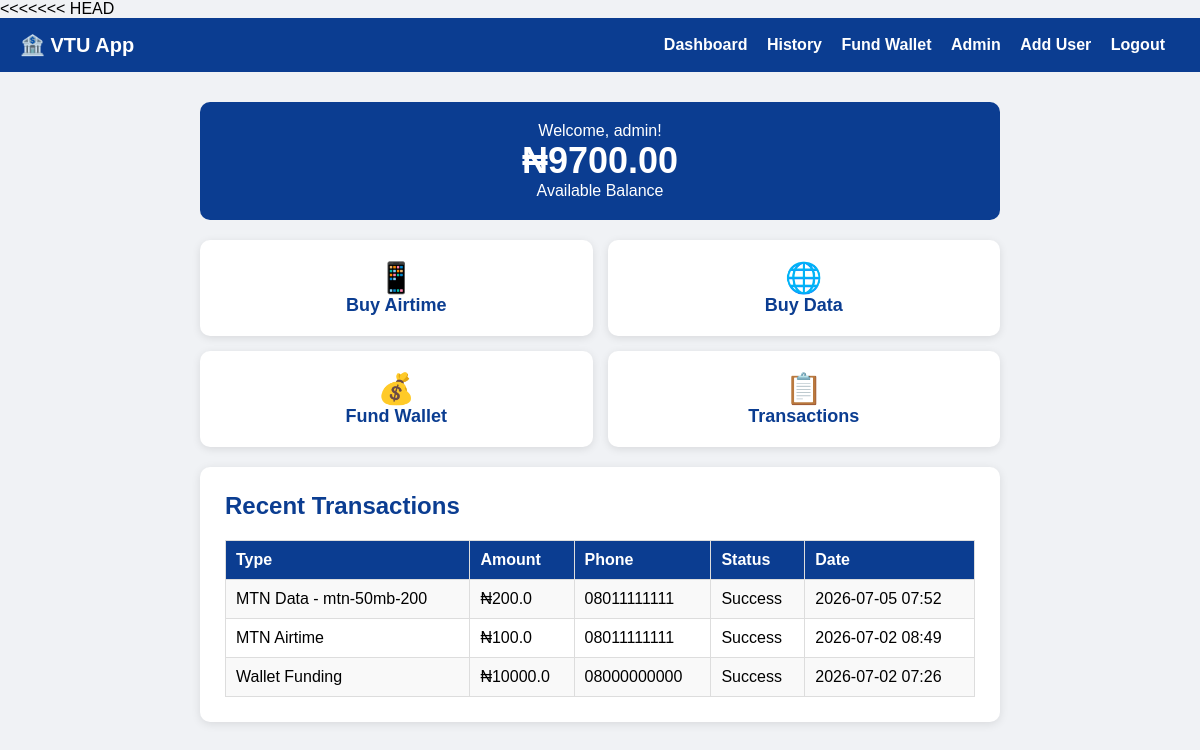
The page /dashboard (signed in) on the database its author committed.
### app.py (models this page shows)
class User(db.Model):
    id = db.Column(db.Integer, primary_key=True)
    username = db.Column(db.String(80), unique=True, nullable=False)
    password = db.Column(db.String(120), nullable=False)
    balance = db.Column(db.Float, default=0.0)
    phone = db.Column(db.String(20))
    email = db.Column(db.String(120))
    is_admin = db.Column(db.Boolean, default=False)
    created_at = db.Column(db.DateTime, default=datetime.utcnow)

class Transaction(db.Model):
    id = db.Column(db.Integer, primary_key=True)
    user_id = db.Column(db.Integer, db.ForeignKey('user.id'))
    type = db.Column(db.String(50))
    amount = db.Column(db.Float)
    phone = db.Column(db.String(20))
    status = db.Column(db.String(20), default='Success')
    date = db.Column(db.DateTime, default=datetime.utcnow)

### app.py (the view)
@app.route('/dashboard')
@login_required
def dashboard():
    user = db.session.get(User, session['user_id'])
    transactions = Transaction.query.filter_by(
        user_id=session['user_id']
    ).order_by(Transaction.date.desc()).limit(5).all()
    return render_template('dashboard.html',
                         user=user,
                         transactions=transactions)

### app.py (called while the page is built)
def login_required(f):
    @wraps(f)
    def decorated_function(*args, **kwargs):
        if 'user_id' not in session:
            return redirect(url_for('login'))
        return f(*args, **kwargs)
    return decorated_function

### templates/dashboard.html (shortened to what this page needs)
{% extends "base.html" %}
{% block content %}
<div class="balance-box">
    <p>Welcome, {{ user.username }}!</p>
    <h1>₦{{ "%.2f"|format(user.balance) }}</h1>
    <p>Available Balance</p>
</div>
<div class="grid">
    <a href="/buy-airtime" class="grid-item">
        <span>📱</span>
        Buy Airtime
    </a>
    <a href="/buy-data" class="grid-item">
        <span>🌐</span>
        Buy Data
    </a>
    <a href="/fund-wallet" class="grid-item">
        <span>💰</span>
        Fund Wallet
    </a>
    <a href="/transactions" class="grid-item">
        <span>📋</span>
        Transactions
    </a>
</div>
<div class="card" style="margin-top: 20px;">
    <h2>Recent Transactions</h2>
    {% if transactions %}
    <table>
        <tr>
            <th>Type</th>
            <th>Amount</th>
            <th>Phone</th>
            <th>Status</th>
            <th>Date</th>
        </tr>
        {% for t in transactions %}
        <tr>
            <td>{{ t.type }}</td>
            <td>₦{{ t.amount }}</td>
            <td>{{ t.phone }}</td>
            <td>{{ t.status }}</td>
            <td>{{ t.date.strftime('%Y-%m-%d %H:%M') }}</td>
        </tr>
        {% endfor %}
    </table>
    {% else %}
    <p>No transactions yet!</p>
    {% endif %}
</div>
{% endblock %}

### templates/base.html (shortened to what this page needs)
<!DOCTYPE html>
<html>
<head>
</head>
<body>
    <div class="navbar">
        <span class="brand">🏦 VTU App</span>
        <div>
            {% if session.get('username') %}
                <a href="/dashboard">Dashboard</a>
                <a href="/transactions">History</a>
                <a href="/fund-wallet">Fund Wallet</a>
                {% if session.get('is_admin') %}
                    <a href="/admin">Admin</a>
                    <a href="/signup">Add User</a>
                {% endif %}
                <a href="/logout">Logout</a>
            {% else %}
                <a href="/login">Login</a>
                <a href="/register">Register</a>
            {% endif %}
        </div>
    </div>
    <div class="container">
        {% block content %}{% endblock %}
    </div>
</body>
</html>

### templates/base.html (style rules this page uses)
* { margin: 0; padding: 0; box-sizing: border-box; }
body { font-family: Arial, sans-serif; background: #f0f2f5; }
.navbar { background: #0b3d91; padding: 15px 20px; display: flex; justify-content: space-between; align-items: center; }
.navbar a { color: white; text-decoration: none; font-weight: bold; margin-right: 15px; }
.navbar .brand { font-size: 20px; color: white; font-weight: bold; }
.container { width: 90%; max-width: 800px; margin: 30px auto; }
.card { background: white; padding: 25px; border-radius: 10px; box-shadow: 0 2px 10px rgba(0,0,0,0.1); margin-bottom: 20px; }
h2 { color: #0b3d91; margin-bottom: 20px; }
table { width: 100%; border-collapse: collapse; }
th, td { padding: 10px; border: 1px solid #ddd; text-align: left; }
th { background: #0b3d91; color: white; }
tr:nth-child(even) { background: #f9f9f9; }
.balance-box { background: #0b3d91; color: white; padding: 20px; border-radius: 10px; text-align: center; margin-bottom: 20px; }
.balance-box h1 { font-size: 36px; }
.grid { display: grid; grid-template-columns: repeat(2, 1fr); gap: 15px; margin-top: 20px; }
.grid-item { background: white; padding: 20px; border-radius: 10px; text-align: center; box-shadow: 0 2px 8px rgba(0,0,0,0.1); text-decoration: none; color: #0b3d91; font-weight: bold; font-size: 18px; transition: transform 0.2s; }
.grid-item span { display: block; font-size: 30px; }

### rows shown on the page
User: username "admin", balance "9700.00"
Transaction: type "MTN Data - mtn-50mb-200", amount "200.0", phone "08011111111", status "Success", date "2026-07-05 07:52"
Transaction: type "MTN Airtime", amount "100.0", phone "08011111111", status "Success", date "2026-07-02 08:49"
Transaction: type "Wallet Funding", amount "10000.0", phone "08000000000", status "Success", date "2026-07-02 07:26"
